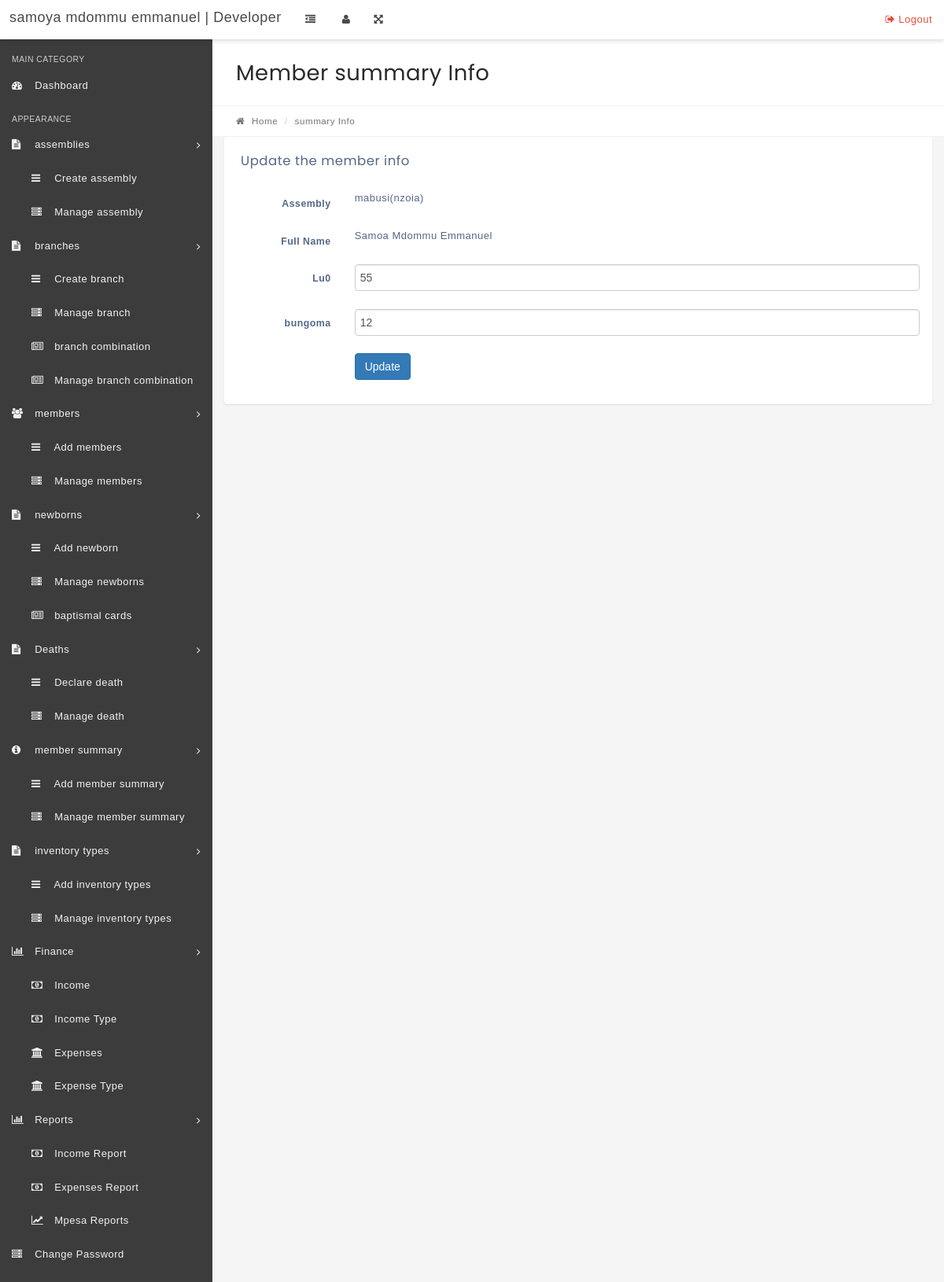
The page /edit-eulogy.php?stid=1 on the database its author committed.
### tables this page shows
CREATE TABLE `members` (
  `id` int(11) NOT NULL,
  `memberName` varchar(100) NOT NULL,
  `IdNo` varchar(100) NOT NULL,
  `memberEmail` varchar(100) NOT NULL,
  `Gender` varchar(10) NOT NULL,
  `DOB` varchar(100) NOT NULL,
  `assemblyId` int(11) NOT NULL,
  `RegDate` timestamp NOT NULL DEFAULT CURRENT_TIMESTAMP,
  `UpdationDate` timestamp NULL DEFAULT CURRENT_TIMESTAMP,
  `Status` int(1) NOT NULL
);

CREATE TABLE `assembly` (
  `id` int(11) NOT NULL,
  `name` varchar(80) DEFAULT NULL,
  `nameNumeric` int(4) NOT NULL,
  `location` varchar(5) NOT NULL,
  `CreationDate` timestamp NOT NULL DEFAULT CURRENT_TIMESTAMP,
  `UpdationDate` timestamp NOT NULL DEFAULT '0000-00-00 00:00:00' ON UPDATE CURRENT_TIMESTAMP
);

CREATE TABLE `membersummary` (
  `id` int(11) NOT NULL,
  `memberId` int(11) DEFAULT NULL,
  `assemblyId` int(11) DEFAULT NULL,
  `branchId` int(11) DEFAULT NULL,
  `age` int(11) DEFAULT NULL,
  `PostingDate` timestamp NULL DEFAULT CURRENT_TIMESTAMP,
  `UpdationDate` timestamp NULL DEFAULT NULL ON UPDATE CURRENT_TIMESTAMP
);

CREATE TABLE `branch` (
  `id` int(11) NOT NULL,
  `branchName` varchar(100) NOT NULL,
  `branchCode` varchar(100) NOT NULL,
  `Creationdate` timestamp NOT NULL DEFAULT CURRENT_TIMESTAMP,
  `UpdationDate` timestamp NOT NULL DEFAULT '0000-00-00 00:00:00' ON UPDATE CURRENT_TIMESTAMP
);

### edit-eulogy.php (the view, shortened to what this page needs)
<?php
include('includes/config.php');
if(strlen($_SESSION['alogin'])=="")
    {
    header("Location: index.php");
    }
    else{
$stid=intval($_GET['stid']);
?>
<!DOCTYPE html>
<html lang="en">
    <head>
        <link rel="stylesheet" href="css/bootstrap.min.css" media="screen" >
        <link rel="stylesheet" href="css/font-awesome.min.css" media="screen" >
        <link rel="stylesheet" href="css/animate-css/animate.min.css" media="screen" >
        <link rel="stylesheet" href="css/lobipanel/lobipanel.min.css" media="screen" >
        <link rel="stylesheet" href="css/prism/prism.css" media="screen" >
        <link rel="stylesheet" href="css/select2/select2.min.css" >
        <link rel="stylesheet" href="css/main.css" media="screen" >
    </head>
    <body class="top-navbar-fixed">
        <div class="main-wrapper">
  <?php include('includes/topbar.php');?>
            <div class="content-wrapper">
                <div class="content-container">
                   <?php include('includes/leftbar.php');?>
                    <div class="main-page">
                     <div class="container-fluid">
                            <div class="row page-title-div">
                                <div class="col-md-6">
                                    <h2 class="title">Member summary Info</h2>
                                </div>
                            </div>
                            <div class="row breadcrumb-div">
                                <div class="col-md-6">
                                    <ul class="breadcrumb">
                                        <li><a href="dashboard.php"><i class="fa fa-home"></i> Home</a></li>
                                        <li class="active">summary Info</li>
                                    </ul>
                                </div>
                            </div>
                        </div>
                        <div class="container-fluid">
                        <div class="row">
                                    <div class="col-md-12">
                                        <div class="panel">
                                            <div class="panel-heading">
                                                <div class="panel-title">
                                                    <h5>Update the member info</h5>
                                                </div>
                                            </div>
                                            <div class="panel-body">
                                                <form class="form-horizontal" method="post">
<?php
$ret = "SELECT members.memberName,assembly.name,assembly.location from membersummary join members on membersummary.memberId=membersummary.memberId join branch on branch.id=membersummary.branchId join assembly on assembly.id=members.assemblyId where members.id=:stid limit 1";
$stmt = $dbh->prepare($ret);
$stmt->bindParam(':stid',$stid,PDO::PARAM_STR);
$stmt->execute();
$result=$stmt->fetchAll(PDO::FETCH_OBJ);
if($stmt->rowCount() > 0)
{
foreach($result as $row)
{  ?>
                                                    <div class="form-group">
                                            <label for="default" class="col-sm-2 control-label">Assembly</label>
                                                        <div class="col-sm-10">
<?php echo htmlentities($row->name)?>(<?php echo htmlentities($row->location)?>)
                                                        </div>
                                                    </div>
<div class="form-group">
<label for="default" class="col-sm-2 control-label">Full Name</label>
<div class="col-sm-10">
<?php echo htmlentities($row->memberName);?>
</div>
</div>
<?php } }?>
<?php
$sql = "SELECT distinct members.memberName,members.id,assembly.name,assembly.location,branch.branchName,membersummary.age,membersummary.id as resultid from membersummary join members on members.id=membersummary.memberId join branch on branch.id=membersummary.branchId join assembly on assembly.id=members.assemblyId where members.id=:stid ";
$query = $dbh->prepare($sql);
$query->bindParam(':stid',$stid,PDO::PARAM_STR);
$query->execute();
$results=$query->fetchAll(PDO::FETCH_OBJ);
if($query->rowCount() > 0)
{
foreach($results as $result)
{  ?>
<div class="form-group">
<label for="default" class="col-sm-2 control-label"><?php echo htmlentities($result->branchName)?></label>
<div class="col-sm-10">
<input type="text" name="marks[]" class="form-control" id="marks" value="<?php echo htmlentities($result->age)?>" maxlength="5" required="required" autocomplete="off">
</div>
</div>
<?php }} ?>
                                                    <div class="form-group">
                                                        <div class="col-sm-offset-2 col-sm-10">
                                                            <button type="submit" name="submit" class="btn btn-primary">Update</button>
                                                        </div>
                                                    </div>
                                                </form>
                                            </div>
                                        </div>
                                    </div>
                                </div>
                    </div>
                </div>
            </div>
        </div>
    </body>
</html>
<?PHP } ?>

### rows shown on the page
members: assemblyId.name "mabusi", assemblyId.location "nzoia", memberName "Samoa Mdommu Emmanuel"
membersummary: branchId.branchName "Lu0", age "55"
membersummary: branchId.branchName "bungoma", age "12"
